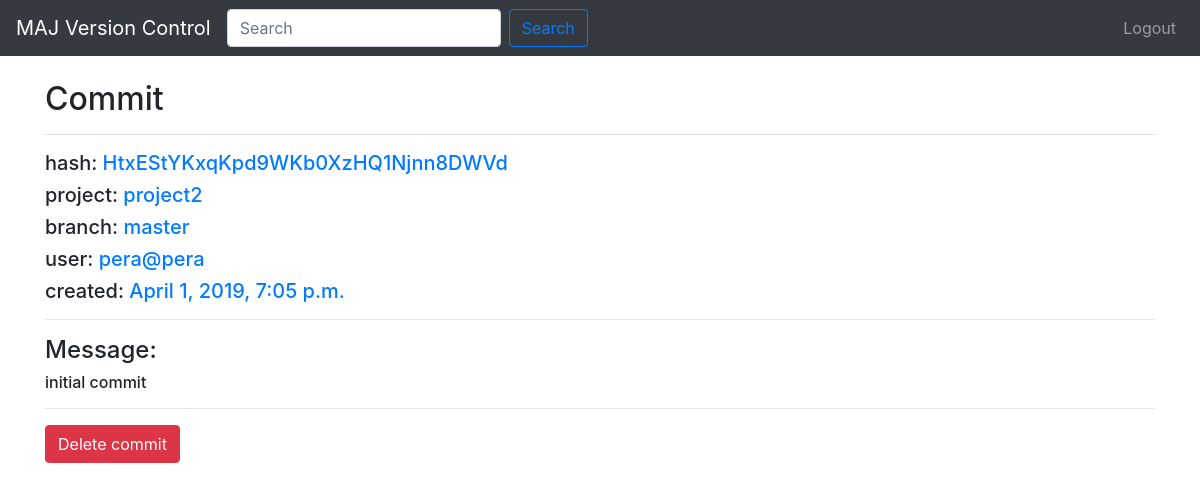
Page /uks/projects/9/branches/6/commits/8 on the committed database.
### uks/models.py (models this page shows, shortened)
class Commit(models.Model):
    hash = models.CharField(max_length=50)
    message = models.CharField(max_length=3000)
    creation_date = models.DateTimeField('date published')
    branch = models.ForeignKey(Branch, on_delete=models.CASCADE)
    user = models.ForeignKey(User, on_delete=models.CASCADE)

class Project(models.Model):
    name = models.CharField(max_length=20)
    description = models.CharField(max_length=100)

class Branch(models.Model):
    name = models.CharField(max_length=100)
    project = models.ForeignKey(Project, on_delete=models.CASCADE)

class User(models.Model):
    username = models.CharField(max_length=255, unique=True, blank=False)
    first_name = models.CharField(max_length=255)
    last_name = models.CharField(max_length=255)
    email = models.CharField(max_length=255)
    password = models.CharField(max_length=255)

### uks/views.py (the view)
def commit_details(request, project_id, branch_id, commit_id):
    project = Project.objects.get(id=project_id)
    branch = Branch.objects.get(id=branch_id)
    commit = Commit.objects.get(id=commit_id)
    template = loader.get_template('uks/commit_details.html')
    context = {
        'project': project,
        'branch': branch,
        'commit': commit
    }
    return HttpResponse(template.render(context, request))

### uks/templates/uks/commit_details.html (shortened to what this page needs)
{% extends 'uks/base.html' %}
{% block content %}
<h2>Commit</h2>
<hr>
    <h5> hash: <span class="text-primary">{{commit.hash}} </span>  </h5>
    <h5> project: <span class="text-primary">{{project.name}} </span> </h5>
    <h5> branch: <span class="text-primary">{{branch.name}} </span> </h5>
    <h5> user: <span class="text-primary">{{commit.user.email}} </span> </h5>
    <h5> created: <span class="text-primary">{{commit.creation_date}} </span> </h5>
<hr>
<h4> Message: </h4>
<h6> {{commit.message}}</h6>
<hr>
<form action="{% url 'uks:commit_delete' project.id branch.id commit.id %}" method="post">
    <input type="submit" class="btn btn-danger" value="Delete commit"/>
</form>
{% endblock %}

### rows in the picture
Commit: hash "HtxEStYKxqKpd9WKb0XzHQ1Njnn8DWVd", user.email "pera@pera", creation_date "April 1, 2019, 7:05 p.m.", message "initial commit"
Project: name "project2"
Branch: name "master"
